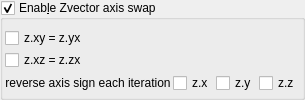
    <widget class="MyGroupBox" name="groupCheck_transf_function_enabledK_false">
     <property name="toolTip">
      <string>&lt;html&gt;&lt;head/&gt;&lt;body&gt;&lt;p&gt;Reverse vector z components and signs each iteration&lt;/p&gt;&lt;/body&gt;&lt;/html&gt;</string>
     </property>
     <property name="title">
      <string>Enab&amp;le Zvector axis swap</string>
     </property>
     <property name="checkable">
      <bool>true</bool>
     </property>
     <layout class="QVBoxLayout" name="verticalLayout_53">
      <property name="spacing">
       <number>2</number>
      </property>
      <property name="leftMargin">
       <number>2</number>
      </property>
      <property name="topMargin">
       <number>2</number>
      </property>
      <property name="rightMargin">
       <number>2</number>
      </property>
      <property name="bottomMargin">
       <number>2</number>
      </property>
      <item>
       <layout class="QGridLayout" name="gridLayout_77">
        <property name="topMargin">
         <number>5</number>
        </property>
        <item row="0" column="1">
         <widget class="QCheckBox" name="checkBox_transf_function_enabledD_false">
          <property name="text">
           <string notr="true">z.xy = z.yx</string>
          </property>
         </widget>
        </item>
        <item row="1" column="1">
         <widget class="QCheckBox" name="checkBox_transf_function_enabledE_false">
          <property name="text">
           <string notr="true">z.xz = z.zx</string>
          </property>
         </widget>
        </item>
       </layout>
      </item>
      <item>
       <layout class="QGridLayout" name="gridLayout_3">
        <item row="1" column="1">
         <widget class="MyCheckBox" name="checkBox_transf_function_enabledBx_false">
          <property name="text">
           <string notr="true">z.x</string>
          </property>
         </widget>
        </item>
        <item row="1" column="2">
         <widget class="MyCheckBox" name="checkBox_transf_function_enabledBy_false">
          <property name="text">
           <string notr="true">z.y</string>
          </property>
         </widget>
        </item>
        <item row="1" column="3">
         <widget class="MyCheckBox" name="checkBox_transf_function_enabledBz_false">
          <property name="text">
           <string notr="true">z.z</string>
          </property>
         </widget>
        </item>
        <item row="1" column="0">
         <widget class="QLabel" name="label_3">
          <property name="text">
           <string>reverse axis sign each iteration</string>
          </property>
          <property name="alignment">
           <set>Qt::AlignCenter</set>
          </property>
         </widget>
        </item>
       </layout>
      </item>
     </layout>
    </widget>
